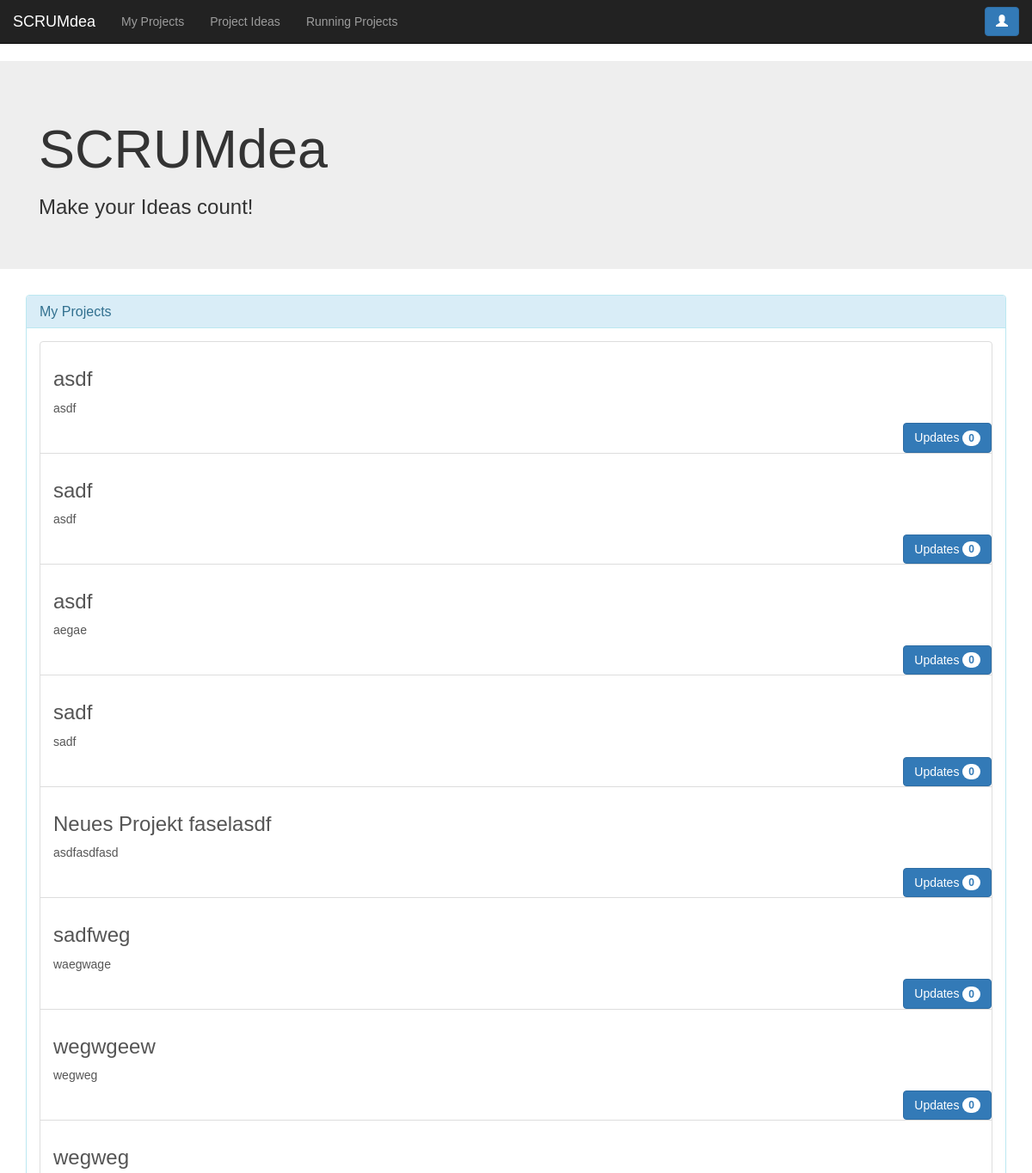
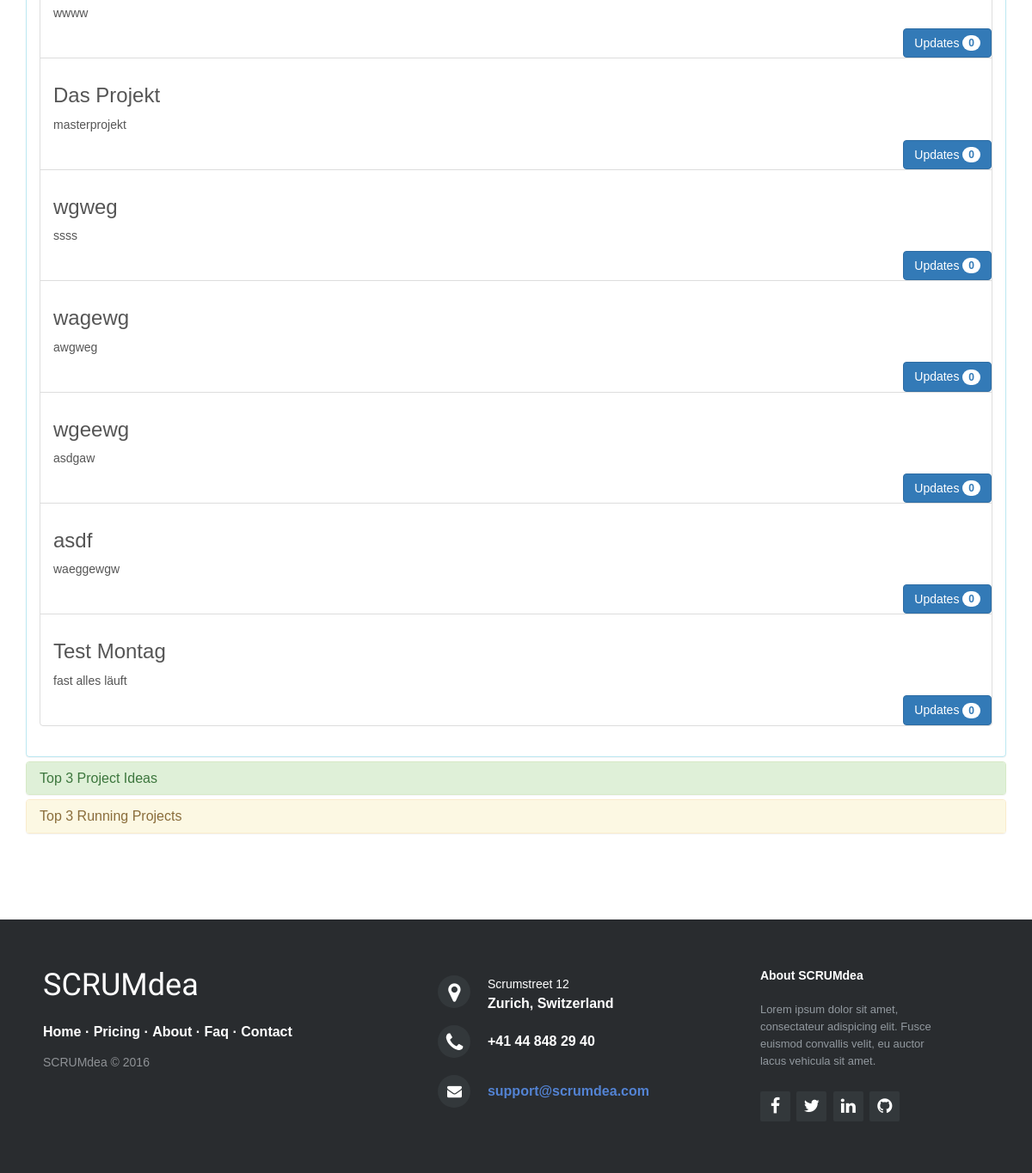
The page / (signed in) on the database as committed earlier (2 pictures, top to bottom).
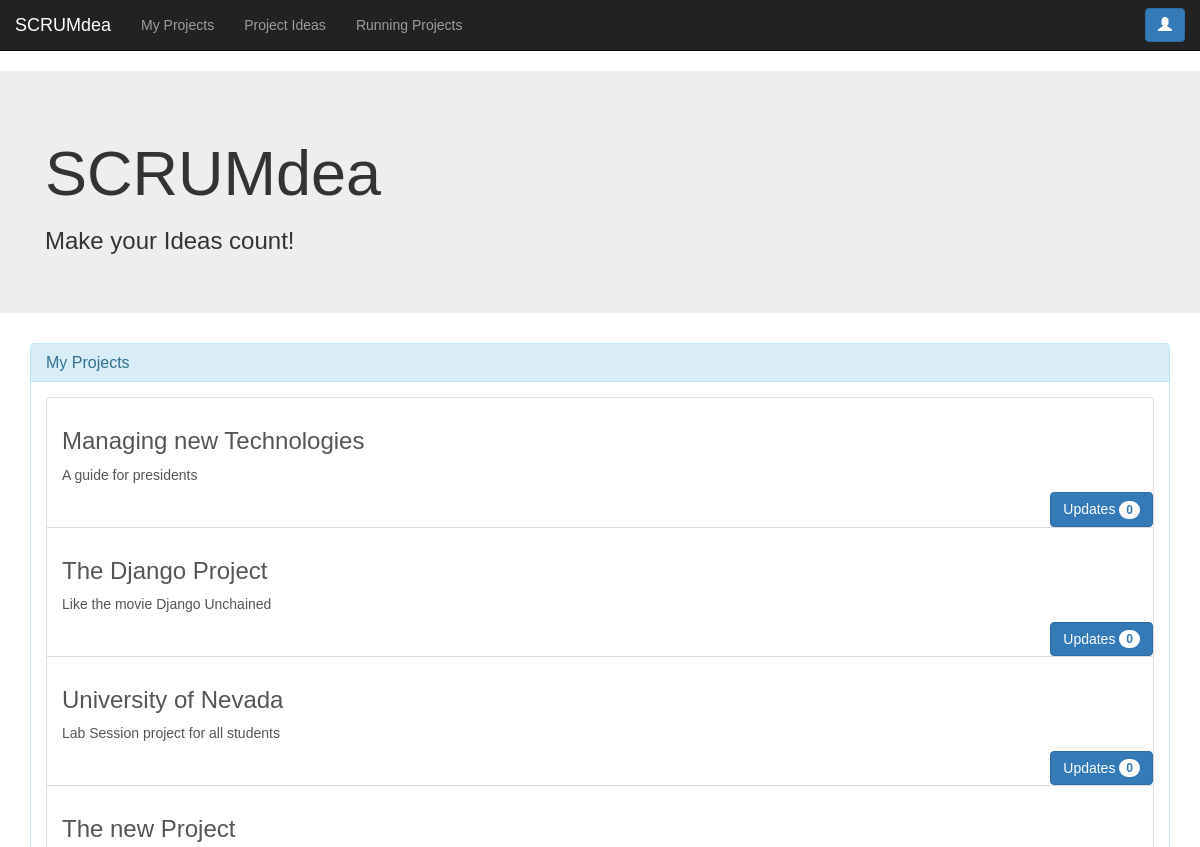
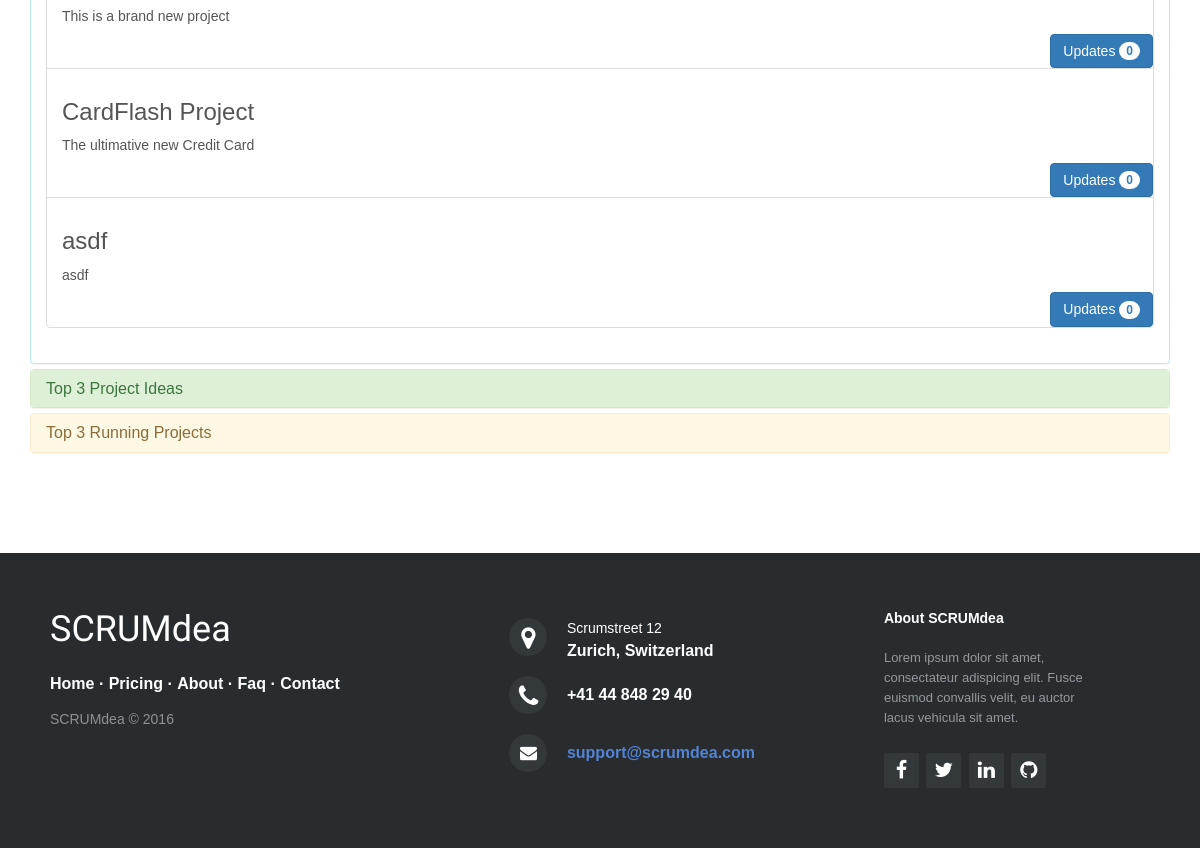
The same page on the database as committed later (2 pictures, top to bottom).
### scrumdea/models.py (models this page shows, shortened)
class Project(models.Model):
    name = models.CharField(max_length=100)
    description = models.TextField()
    creation_date = timezone.now()
    finishing_date = models.DateTimeField(null=True)
    visible = models.BooleanField(default=True)

### scrumdea/views.py (the view)
# urls.py: url(r'^$', views.GeneralIdeaListView.as_view(), name='general_idea_list_view'),
class GeneralIdeaListView(LoginRequiredMixin, ListView):
    model = src_models.GeneralIdea
    template_name = "scrumdea/final/index.html"
    def get_context_data(self, **kwargs):
        context = super(GeneralIdeaListView, self).get_context_data(**kwargs)
        context['projects'] = src_models.Project.objects.all()
        return context
    def dispatch(self, request, *args, **kwargs):
        update_vote_count_general_idea()
        return super(GeneralIdeaListView, self).dispatch(request, *args, **kwargs)

### scrumdea/views.py (called while the page is built)
def update_vote_count_general_idea():
    all_ideas = src_models.GeneralIdea.objects.all()
    for idea in all_ideas:
        vote_count = (src_models.Vote.objects.filter(generalIdea=idea.id, inProjectIdea__isnull=True)).count();
        idea.votes = vote_count
        idea.save()

### scrumdea/templates/scrumdea/final/index.html (shortened to what this page needs)
{% load staticfiles %}
<!DOCTYPE html>
<html lang="en">
<head>
    <link href="{% static "css/bootstrap.min.css" %}" rel="stylesheet">
    <link rel="stylesheet" href="{% static "style.css" %}">
    <link rel="stylesheet" href="http://maxcdn.bootstrapcdn.com/font-awesome/4.2.0/css/font-awesome.min.css">
</head>
<body>
<nav class="navbar navbar-inverse navbar-static-top">
    <div class="container-fluid">
        <div class="navbar-header">
            <a class="navbar-brand" href="/">SCRUMdea</a>
            <div class="btn-toolbar">
            </div>
        </div>
        <div class="navbar-collapse collapse navbar-left" id="bs-example-navbar-collapse" aria-expanded="false"
             style="height: 1px;">
            <ul class="nav navbar-nav">
                <li><a href="{% url "project_list_view" %}">My Projects</a></li>
                <li><a href="{% url "general_idea_list_view" %}">Project Ideas</a></li>
                <li><a href="{% url "project_list_view" %}">Running Projects</a></li>
            </ul>
        </div>
        <button type="button" class="btn btn-primary navbar-right navbar-btn hidden-xs" aria-label="Right Align"
                data-toggle="modal" data-target="#user_modal" style="margin-right: 0px">
            <span class="glyphicon glyphicon-user" aria-hidden="true"></span>
        </button>
    </div>
</nav>
<div class="jumbotron">
    <div class="container">
        <div class="col-md-6">
            <h1>SCRUMdea</h1>
            <h3> Make your Ideas count! </h3>
        </div>
        <div class="col-md-6">
        </div>
    </div>
</div>
{% block content %}
    <div class="container">
        <div class="panel-group" id="accordion">
            <div class="panel panel-info">
                <div class="panel-heading">
                    <h4 class="panel-title">
                        <a data-toggle="collapse" data-parent="#accordion" href="#collapse1">
                            My Projects</a>
                    </h4>
                </div>
                <div id="collapse1" class="panel-collapse collapse in">
                    <div class="panel-body">
                        <div class="list-group">
                            {% for project in projects %}
                                <a href="{% url "project_detail_view" pk=project.id %}" class="list-group-item">
                                    <h3>{{ project.name }}</h3>
                                    <p> {{ project.description }}</p>
                                    <br>
                                    <div class="container-fluid">
                                        <div class="btn-group button-pos-right">
                                            <button class="btn btn-primary pull-right" type="button">
                                                Updates <span class="badge">0</span>
                                            </button>
                                        </div>
                                    </div>
                                </a>
                            {% endfor %}
                        </div>
                    </div>
                </div>
            </div>
            <div class="panel panel-success">
                <div class="panel-heading">
                    <h4 class="panel-title">
                        <a data-toggle="collapse" data-parent="#accordion" href="#collapse2">
                            Top 3 Project Ideas </a>
                    </h4>
                </div>
            </div>
            <div class="panel panel-warning">
                <div class="panel-heading">
                    <h4 class="panel-title">
                        <a data-toggle="collapse" data-parent="#accordion" href="#collapse3">
                            Top 3 Running Projects</a>
                    </h4>
                </div>
            </div>
        </div>
    </div>
{% endblock %}
<footer class="footer-distributed">
    <div class="footer-left">
        <h3>SCRUMdea</h3>
        <p class="footer-links">
            <a href="#">Home</a>
            ·
            <a href="#">Pricing</a>
            ·
            <a href="#">About</a>
            ·
            <a href="#">Faq</a>
            ·
            <a href="#">Contact</a>
        </p>
        <p class="footer-company-name">SCRUMdea &copy; 2016</p>
    </div>
    <div class="footer-center">
        <div>
            <i class="fa fa-map-marker"></i>
            <p><span>Scrumstreet 12</span> Zurich, Switzerland</p>
        </div>
        <div>
            <i class="fa fa-phone"></i>
            <p>+41 44 848 29 40</p>
        </div>
        <div>
            <i class="fa fa-envelope"></i>
            <p><a href="mailto:support@company.com">support@scrumdea.com</a></p>
        </div>
    </div>
    <div class="footer-right">
        <p class="footer-company-about">
            <span>About SCRUMdea</span>
            Lorem ipsum dolor sit amet, consectateur adispicing elit. Fusce euismod convallis velit, eu auctor lacus
            vehicula sit amet.
        </p>
        <div class="footer-icons">
            <a href="#"><i class="fa fa-facebook"></i></a>
            <a href="#"><i class="fa fa-twitter"></i></a>
            <a href="#"><i class="fa fa-linkedin"></i></a>
            <a href="#"><i class="fa fa-github"></i></a>
        </div>
    </div>
</footer>
</body>
</html>

### scrumdea/static/style.css (style rules this page uses)
* { padding:0; margin:0; }
html { background-color: #eaf0f2; height: 100%; }
body { font:14px/1.5 Arial, Helvetica, sans-serif; }
.button-pos-right { position: absolute; bottom: 0; right: 0; }
.footer-distributed { background-color: #292c2f; box-shadow: 0 1px 1px 0 rgba(0, 0, 0, 0.12); box-sizing: border-box; width: 100%; text-align: left; font: bold 16px sans-serif; padding: 55px 50px; margin-top: 80px; }
.footer-distributed .footer-left, .footer-distributed .footer-center, .footer-distributed .footer-right { display: inline-block; vertical-align: top; }
.footer-distributed .footer-left { width: 40%; }
.footer-distributed h3 { color: #ffffff; font: normal 36px 'Codystar', cursive; margin: 0; }
.footer-distributed .footer-links { color: #ffffff; margin: 20px 0 12px; padding: 0; }
.footer-distributed .footer-links a { display:inline-block; line-height: 1.8; text-decoration: none; color: inherit; }
.footer-distributed .footer-company-name { color: #8f9296; font-size: 14px; font-weight: normal; margin: 0; }
.footer-distributed .footer-center { width: 35%; }
.footer-distributed .footer-center i { background-color: #33383b; color: #ffffff; font-size: 25px; width: 38px; height: 38px; border-radius: 50%; text-align: center; line-height: 42px; margin: 10px 15px; vertical-align: middle; }
.footer-distributed .footer-center i.fa-envelope { font-size: 17px; line-height: 38px; }
.footer-distributed .footer-center p { display: inline-block; color: #ffffff; vertical-align: middle; margin:0; }
.footer-distributed .footer-center p span { display:block; font-weight: normal; font-size:14px; line-height:2; }
.footer-distributed .footer-center p a { color: #5383d3; text-decoration: none;; }
.footer-distributed .footer-right { width: 20%; }
.footer-distributed .footer-company-about { line-height: 20px; color: #92999f; font-size: 13px; font-weight: normal; margin: 0; }
.footer-distributed .footer-company-about span { display: block; color: #ffffff; font-size: 14px; font-weight: bold; margin-bottom: 20px; }
.footer-distributed .footer-icons { margin-top: 25px; }
.footer-distributed .footer-icons a { display: inline-block; width: 35px; height: 35px; cursor: pointer; background-color: #33383b; border-radius: 2px; font-size: 20px; color: #ffffff; text-align: center; line-height: 35px; margin-right: 3px; margin-bottom: 5px; }

Rows that differ between the two databases and show on the page:
removed Project: name "sadf", description "asdf"
removed Project: name "asdf", description "aegae"
removed Project: name "sadf", description "sadf"
removed Project: name "Neues Projekt faselasdf", description "asdfasdfasd"
removed Project: name "sadfweg", description "waegwage"
removed Project: name "wegwgeew", description "wegweg"
removed Project: name "wegweg", description "wwww"
removed Project: name "Das Projekt", description "masterprojekt"
removed Project: name "wgweg", description "ssss"
removed Project: name "wagewg", description "awgweg"
removed Project: name "wgeewg", description "asdgaw"
removed Project: name "asdf", description "waeggewgw"
removed Project: name "Test Montag", description "fast alles läuft"
added Project: name "Managing new Technologies", description "A guide for presidents"
added Project: name "The Django Project", description "Like the movie Django Unchained"
added Project: name "University of Nevada", description "Lab Session project for all students"
added Project: name "The new Project", description "This is a brand new project"
added Project: name "CardFlash Project", description "The ultimative new Credit Card"
